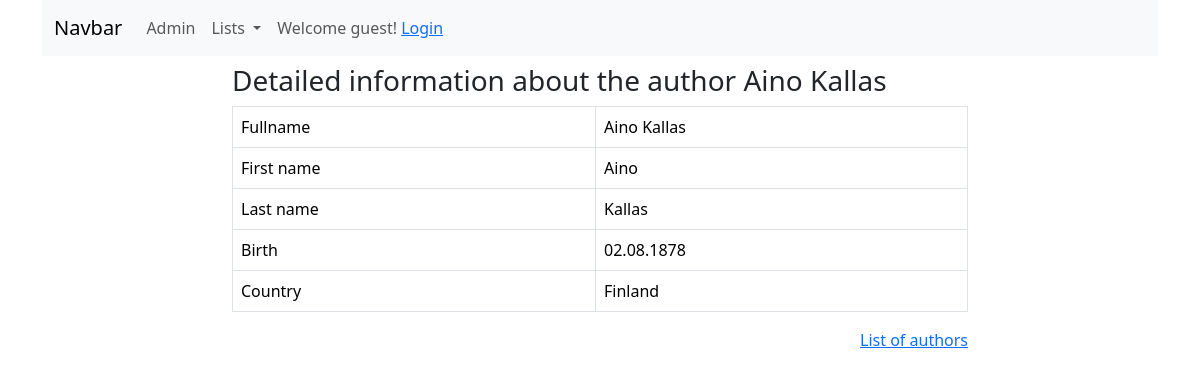
Page /booksapp/author_detail/2 on the committed database.
### booksapp/models.py (models this page shows, shortened)
class Author(models.Model):
    firstname = models.CharField(max_length=25, validators=[MinLengthValidator(2)])
    lastname = models.CharField(max_length=25, validators=[MinLengthValidator(2)])
    birth = models.DateField(null=True, blank=True)
    country = models.ForeignKey(Country, on_delete=models.SET_NULL, null=True)
    class Meta:
        ordering = ['lastname', 'firstname']
    def fullname(self):
        return f'{self.firstname} {self.lastname}'

class Country(models.Model):
    country = models.CharField(max_length=50,
                               validators=[MinLengthValidator(3)])
    class Meta:
        verbose_name_plural = 'countries'
    def __str__(self):
        return self.country

### booksapp/views.py (the view)
# urls.py: path('author_detail/<int:pk>', views.AuthorDetailView.as_view(), name='author_detail'),  # Author Detail View
class AuthorDetailView(DetailView):
    model = Author

### booksapp/templates/booksapp/author_detail.html
{% extends 'base.html' %}
{% block content %}
	<div class="row">
        <div class="col-8 mt-2 mx-auto">
            <h3>Detailed information about the author {{ author.fullname }}</h3>
            <table class="table table-bordered">
                <tr>
                    <td>Fullname</td>
                    <td>{{ author.fullname }}</td>
                </tr>
                <tr>
                    <td>First name</td>
                    <td>{{ author.firstname }}</td>
                </tr>
                <tr>
                    <td>Last name</td>
                    <td>{{ author.lastname }}</td>
                </tr>
                <tr>
                    <td>Birth</td>
                    <td>{{ author.birth|date:'d.m.Y' }}</td>
                </tr>
                <tr>
                    <td>Country</td>
                    <td>{{ author.country }}</td>
                </tr>
            </table>
            <p class="text-end">
                <a href="{% url 'booksapp:author_list' %}">List of authors</a>
            </p>
        </div>
    </div>
{% endblock %}

### rows in the picture
Author: fullname "Aino Kallas", firstname "Aino", lastname "Kallas", birth "02.08.1878", country "Finland"
